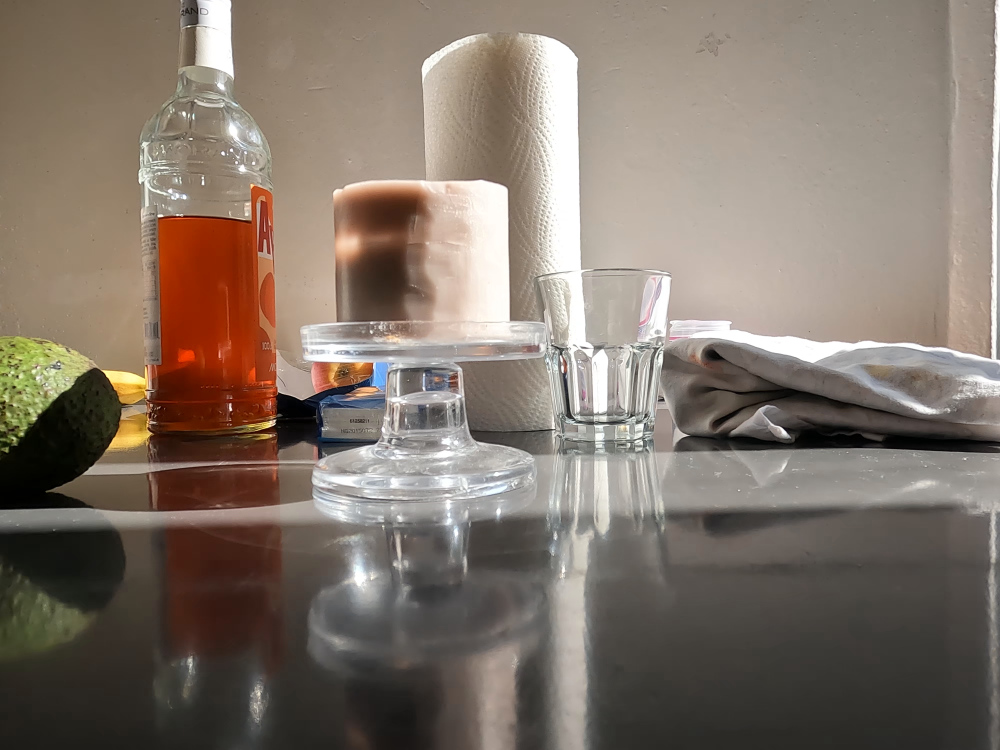
#> input picture frame 1 of Left.MP4, 4000 x 3000 px, given in place of GX010031.MP4, which was not available (shown at 1/4 size)
$ jupyter execute tracking_v2.ipynb   (text cells are left out)
#> lines starting #> are read from the running program, lines starting #| are printed output that depends on the picture
[cell 1]
#Packages:
import numpy as np
import cv2
import pandas as pd
import matplotlib.pyplot as plt
import datetime
from camera_matrix import camera_matrix
import time
import seaborn as sns
import matplotlib.patches as mpatches

[cell 2]
def save_BW_img(cap):
    image= []
    while True:
  # Lire l'image suivante de la vidéo
        ret, frame = cap.read()
#> frame is the input picture: shape (3000, 4000, 3); mean B, G, R 105.8, 116.7, 129.6

  # Vérifier si la fin de la vidéo a été atteinte
        if not ret:
            break

  # Convertir l'image en noir et blanc
        img_gray= cv2.cvtColor(frame, cv2.COLOR_BGR2GRAY)
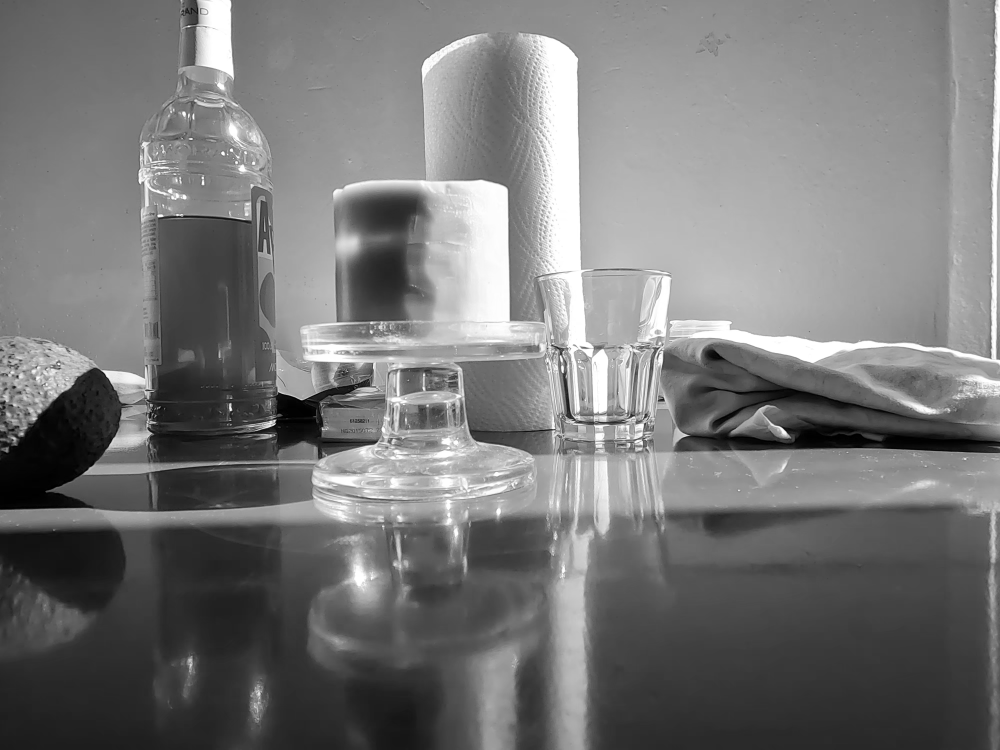
#> img_gray: shape (3000, 4000) (shown at 1/4 size); min 0, max 255, mean 119.3

        image.append(img_gray)
    cv2.destroyAllWindows()
    cap.release()
    return image


$ run again, starting later in the video
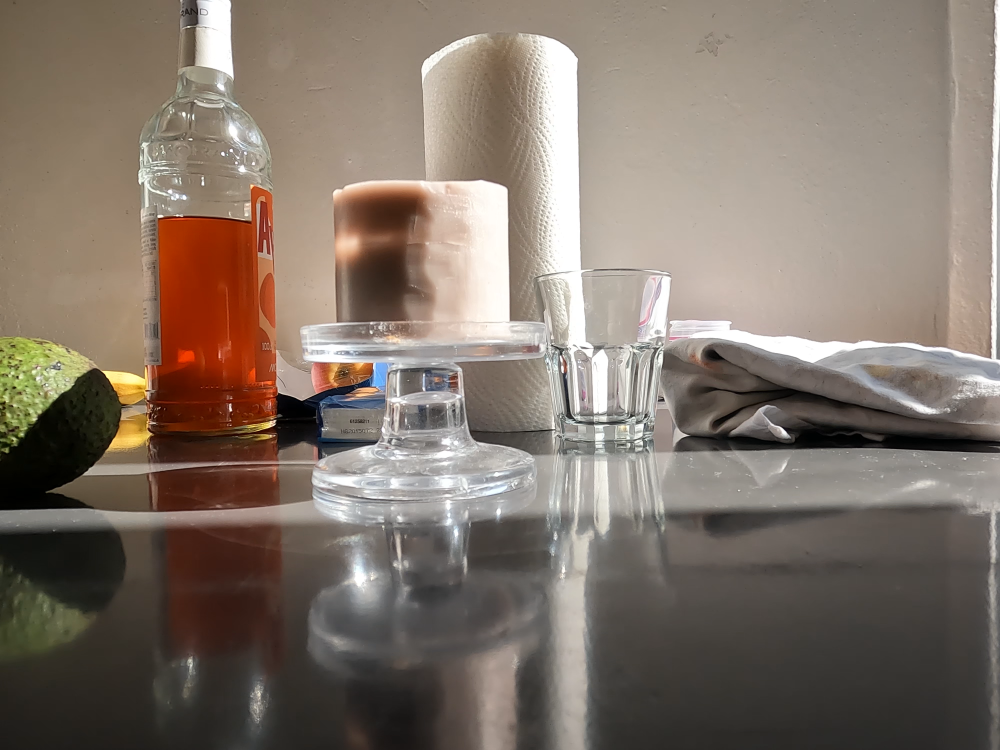
#> input picture frame 7 of Left.MP4, 4000 x 3000 px, given in place of GX010031.MP4, which was not available (shown at 1/4 size)
#> in save_BW_img, frame is the input picture: shape (3000, 4000, 3); mean B, G, R 105.6, 116.5, 129.4
#> dx_images = 10 items
#> the loop `for img in dx_images:` made 10 passes
#> the loop in keypoint, `for i in range (0,image.shape[1]-horizontal_band+1 ,horizontal_band):` made 8 passes
#> after the loop in keypoint, `for i in range (0,image.shape[1]-horizontal_band+1 ,horizontal_band):`:
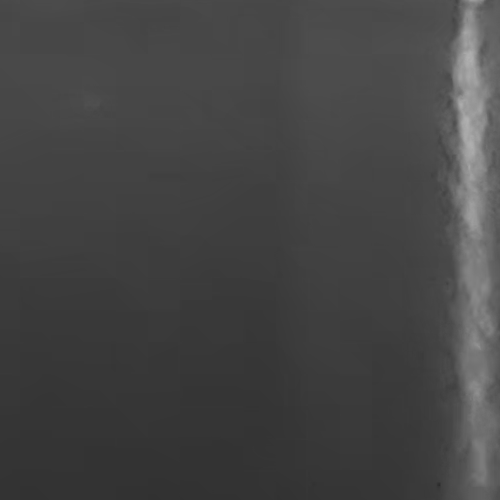
#> selected_stripe: shape (500, 500); min 43, max 177, mean 68.4
#> after the loop in keypoint, `for i in range (0,image.shape[1]-horizontal_band+1 ,horizontal_band):`: keypoints = 20 rows, first 8: [178, 193], [391, 195], [229, 244], [768, 376], [1037, 497], [1486, 71], [1577, 12], [1851, 1]
#> `corners = keypoint(nb_points, dx_stripes[0])`: corners has the same summary as keypoints in keypoint
#| 20
#> the loop `for i in corners:` made 20 passes
#> after the loop `for x in range(0, width, 500):`:
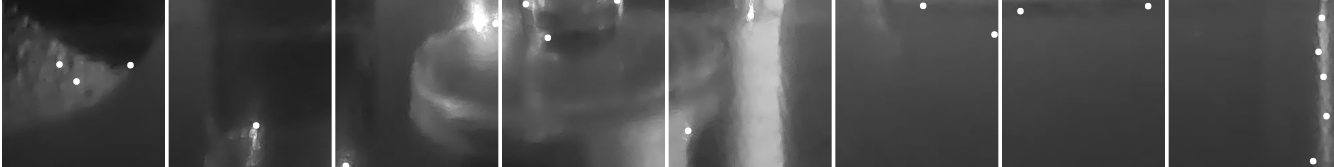
#> img_circles: shape (500, 4000) (shown at 1/3 size); min 15, max 255, mean 77.1
#> the loop `for img_nb in range(0, len(dx_stripes)):` made 10 passes
#> after the loop `for img_nb in range(0, len(dx_stripes)):`: img_list = []

$ run again, starting later in the video
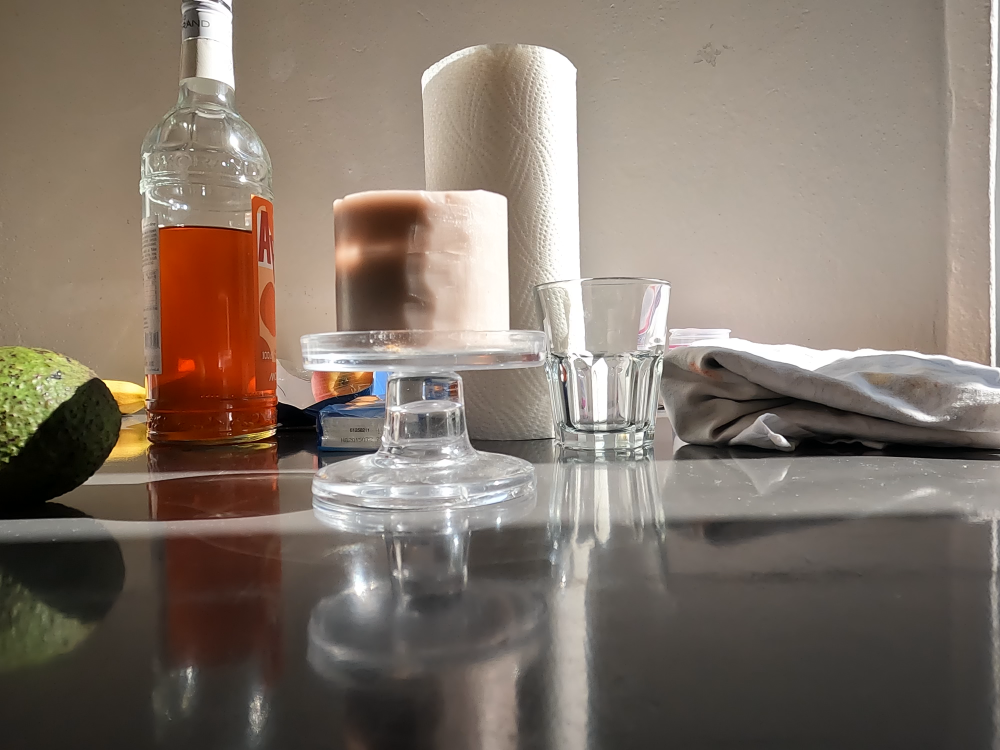
#> input picture frame 13 of Left.MP4, 4000 x 3000 px, given in place of GX010031.MP4, which was not available (shown at 1/4 size)
#> in save_BW_img, frame is the input picture: shape (3000, 4000, 3); mean B, G, R 106.2, 117.3, 130.2
#> dx_images = 4 items
#> the loop `for img in dx_images:` made 4 passes
#> the loop in keypoint, `for i in range (0,image.shape[1]-horizontal_band+1 ,horizontal_band):` made 8 passes
#> after the loop in keypoint, `for i in range (0,image.shape[1]-horizontal_band+1 ,horizontal_band):`:
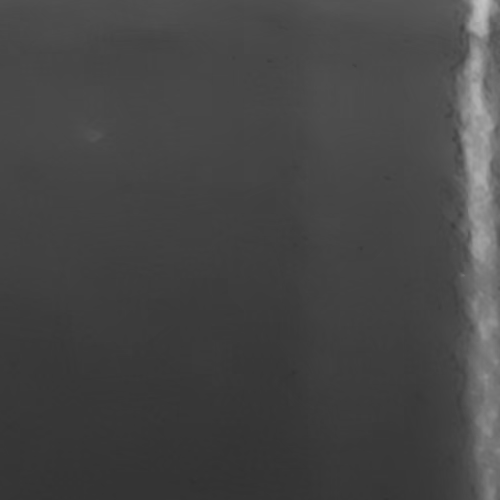
#> selected_stripe: shape (500, 500); min 48, max 195, mean 69.6
#> after the loop in keypoint, `for i in range (0,image.shape[1]-horizontal_band+1 ,horizontal_band):`: keypoints = 33 pairs, first value 1 to 3986, second value 7 to 441
#> `corners = keypoint(nb_points, dx_stripes[0])`: corners has the same summary as keypoints in keypoint
#| 33
#> the loop `for i in corners:` made 33 passes
#> after the loop `for x in range(0, width, 500):`:
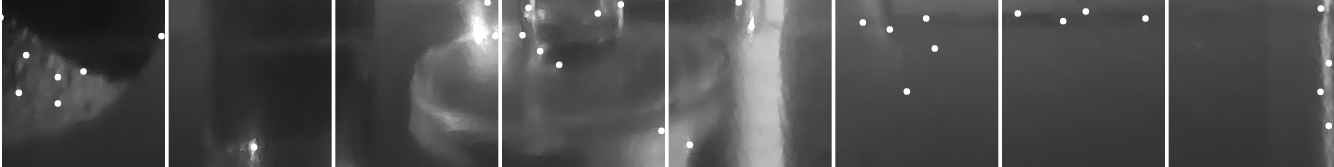
#> img_circles: shape (500, 4000) (shown at 1/3 size); min 15, max 255, mean 78.6
#> the loop `for img_nb in range(0, len(dx_stripes)):` made 4 passes
#> after the loop `for img_nb in range(0, len(dx_stripes)):`: img_list = []
